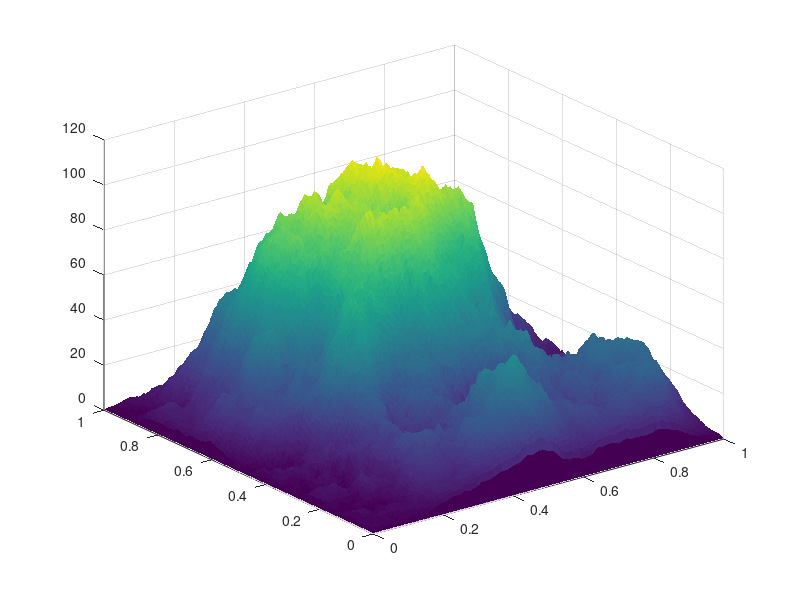

The MATLAB script that drew this image: (Note: this script raises an error after producing the figure.)
%% demo4 : Apply the slanCM colormap to the simulated terrain surface with default lighting and shading
X  = linspace(0, 1, 200)';
CL = (-cos(X*2*pi) + 1).^.2;
r  = (X - .5)'.^2 + (X - .5).^2;
surf(X, X', abs(ifftn(exp(7i*rand(200))./r.^.9)).*(CL*CL')*30, 'EdgeColor','none')

colormap(slanCM('terrain'))
light; material dull
view(59.1823, 56.1559)

% Decorate the axes
ax = gca;
ax.Projection    = 'perspective';
ax.LineWidth     = .8;
ax.XMinorTick    = 'on';
ax.YMinorTick    = 'on';
ax.ZMinorTick    = 'on';
ax.GridLineStyle = ':';
